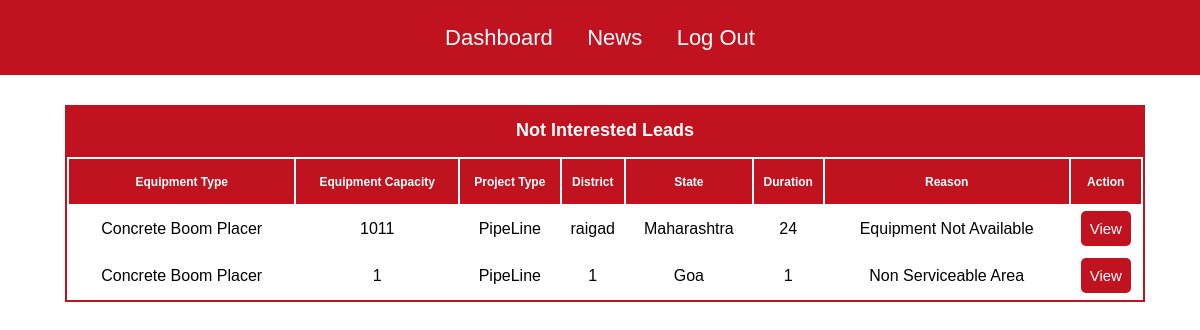
/notinterested_leads_listing.php, run on the app's committed database.
### tables this page shows
CREATE TABLE `notinterested_rental` (
  `id` int(11) NOT NULL,
  `requirement_id` varchar(30) NOT NULL,
  `equipment_type` varchar(30) NOT NULL,
  `equipment_capacity` varchar(30) NOT NULL,
  `boom_combination` varchar(30) NOT NULL,
  `project_type` varchar(30) NOT NULL,
  `state` varchar(40) NOT NULL,
  `district` varchar(40) NOT NULL,
  `duration` varchar(40) NOT NULL,
  `shift` varchar(30) NOT NULL,
  `tentative_date` varchar(40) NOT NULL,
  `epc_company` varchar(40) NOT NULL,
  `epc_email` varchar(40) NOT NULL,
  `epc_contact` varchar(40) NOT NULL,
  `rental_name` varchar(40) NOT NULL,
  `rental_email` varchar(40) NOT NULL,
  `not_interested_reason` varchar(40) NOT NULL
);

### notinterested_leads_listing.php (the view, shortened to what this page needs)
<?php
$companyname001 = $_SESSION['companyname'];
?>
<!DOCTYPE html>
<html lang="en">
<head>
</head>
<body>
  <div class="navbar1">
    <div class="iconcontainer">
      <ul>
        <li><a href="rental_dashboard.php">Dashboard</a></li>
        <li><a href="view_news.php">News</a></li>
        <li><a href="logout.php">Log Out</a></li>
      </ul>
    </div>
    </div>
    <?php
    include_once 'partials/_dbconnect.php';
    $sql = "SELECT * FROM `notinterested_rental` WHERE `rental_name` = '$companyname001' ORDER BY id DESC";
    $result = mysqli_query($conn, $sql);
    if (mysqli_num_rows($result) > 0) {
    ?>
      <div class="table_head01">
        <p>Not Interested Leads</p>
      </div>
      <table class="my_sell_listing">
        <tr>
          <th>Equipment Type</th>
          <th>Equipment Capacity</th>
          <th>Project Type</th>
          <th>District </th>
          <th>State</th>
          <th>Duration</th>
          <th>Reason</th>
          <th>Action</th>
        </tr>
        <?php
        while ($row = mysqli_fetch_assoc($result)) {
        ?>
            <tr>
              <td><?php echo $row['equipment_type']; ?></td>
              <td><?php echo $row['equipment_capacity']; ?></td>
              <td><?php echo $row['project_type']; ?></td>
              <td><?php echo $row['district']; ?></td>
              <td><?php echo $row['state']; ?></td>
              <td><?php echo $row['duration']; ?></td>
              <td><?php echo $row['not_interested_reason']; ?></td>
              <td><a class='btn_listing' id='' href='view_not_interested_leads_rental.php?id=<?php echo $row['id']; ?>'> View </a></td>
            </tr>
    <?php
          }
        ?>
              </table>
    <?php
    }
    ?>
</body>
</html>

### data on the page
notinterested_rental: equipment_type "Concrete Boom Placer", equipment_capacity "1011", project_type "PipeLine", district "raigad", state "Maharashtra", duration "24", not_interested_reason "Equipment Not Available"
notinterested_rental: equipment_type "Concrete Boom Placer", equipment_capacity "1", project_type "PipeLine", district "1", state "Goa", duration "1", not_interested_reason "Non Serviceable Area"
